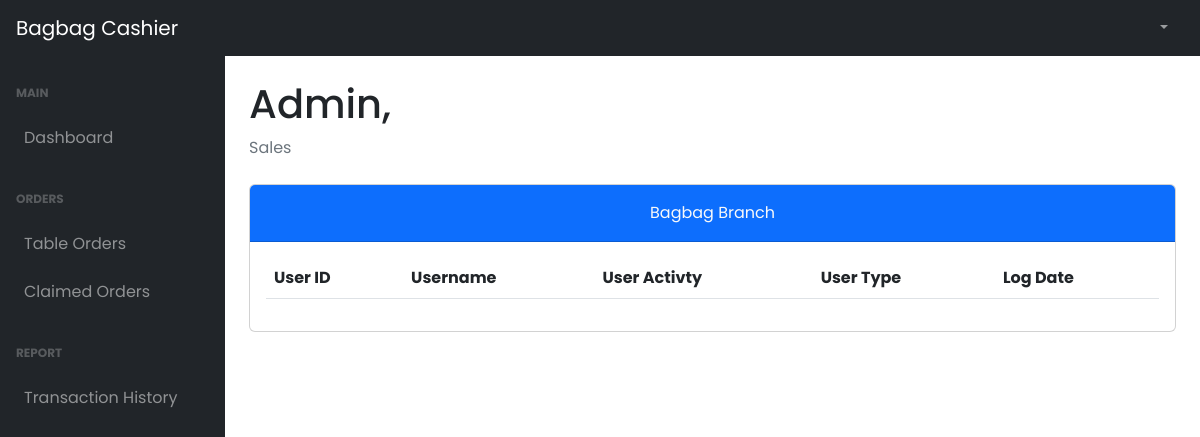
Page /cashier1/transHistory.php (signed in) on the earlier database version.
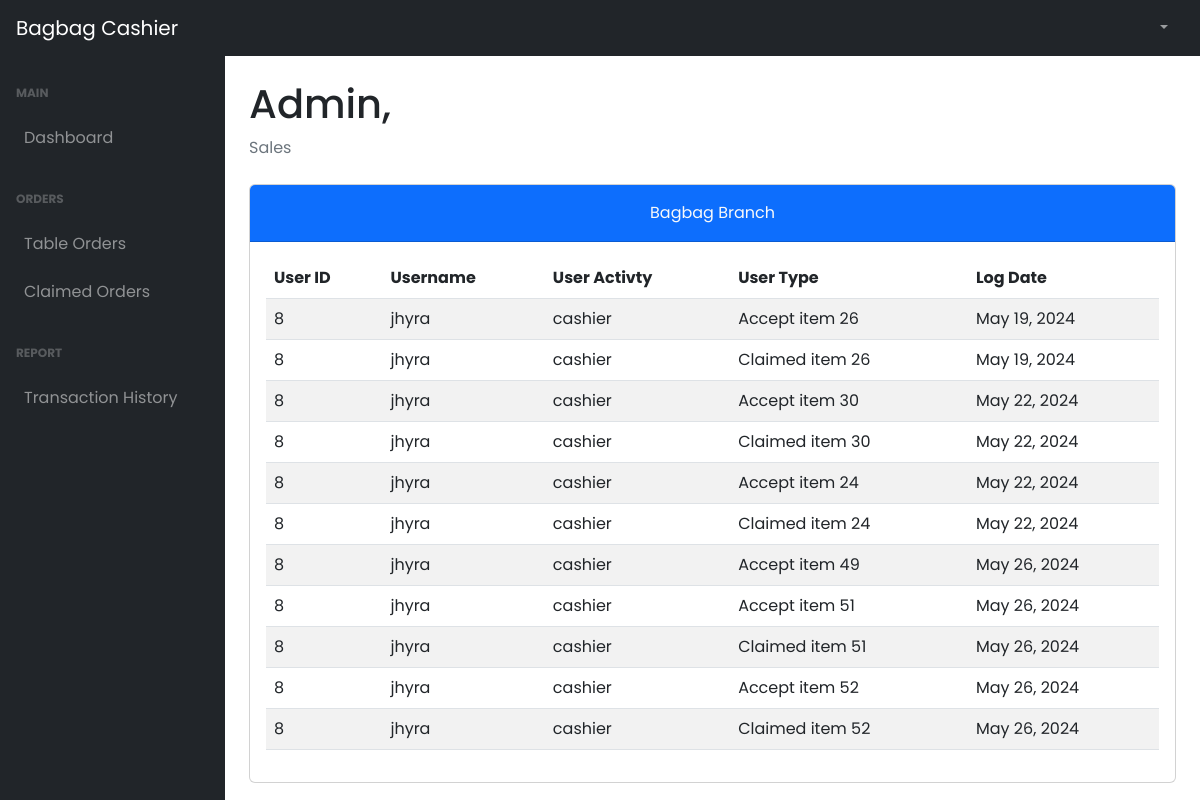
Same page on the later database version.
### tables this page shows
CREATE TABLE `tbl_transactions` (
  `user_id` int(11) NOT NULL,
  `user_name` varchar(50) NOT NULL,
  `user_type` varchar(50) NOT NULL,
  `user_activity` varchar(100) NOT NULL,
  `activity_date` date NOT NULL,
  `branch_id` int(11) NOT NULL
);

CREATE TABLE `tbl_role` (
  `role_id` int(11) NOT NULL,
  `role_name` varchar(50) NOT NULL
);

### cashier1/transHistory.php (the view, shortened to what this page needs)
<!DOCTYPE html>
<html lang="en">
  <head>
    <link href="../plugins/dataTables.bootstrap5.min.css" rel="stylesheet" />
    <link href="../plugins/responsive.bootstrap5.min.css" rel="stylesheet" />
    <link href="../styles/bootstrap5-min.css" rel="stylesheet" />
    <link href="../styles/card-general.css" rel="stylesheet" />
  </head>
  <body class="sb-nav-fixed">
    <?php require_once("./navbar.php"); ?>
    <div id="layoutSidenav">
      <?php require_once("./sidebar.php"); ?>
      <div id="layoutSidenav_content">
        <main>
          <div class="container-fluid px-4">
            <h1 class="mt-4" id="full_name">Admin,</h1>
            <ol class="breadcrumb mb-4">
              <li class="breadcrumb-item active">Sales</li>
            </ol>
              <div class="card mb-5">
                    <div class="card-header bg-primary pt-3">
                        <div class="text-center">
                            <p class="card-title text-light">Bagbag Branch
                        </div>
                    </div>
                    <div class="card-body">
                      <table id="userAuditLogs" class="table table-striped nowrap" style="width:100%">
                        <thead>
                          <tr>
                            <th>User ID</th>
                            <th>Username</th>
                            <th>User Activty</th>
                            <th>User Type</th>
                            <th>Log Date</th>
                          </tr>
                        </thead>
                        <tbody>
                          <?php
                            $query = "SELECT ts.*, tr.role_name FROM tbl_transactions ts
                            INNER JOIN tbl_role tr ON tr.role_id = ts.user_type
                            WHERE branch_id = 1";
                            $stmt = $conn->prepare($query);
                            $stmt->execute();
                            $result = $stmt->get_result();
                              while ($data = $result->fetch_assoc()) {
                                $dateObject = new DateTime($data["activity_date"]);
                          ?>
                          <tr>
                            <td><?php echo $data['user_id'];?></td>
                            <td><?php echo $data['user_name'];?></td>
                            <td><?php echo $data['role_name'];?></td>
                            <td><?php echo $data['user_activity'];?></td>
                            <td><?php echo $dateObject->format('F j, Y'); ?></td>
                          </tr>
                          <?php
                            }
                          ?>
                        </tbody>
                      </table>
                    </div>
                  </div>
            </div>
      </main>
    </div>
  </div>
    <link rel="stylesheet" href="../styles/dataTables.min.css">
  </body>
</html>

Differences in the rows shown:
added tbl_transactions: user "8", user_name "jhyra", tbl_role.role_name "cashier", user_activity "Accept item 26", activity_date "May 19, 2024"
added tbl_transactions: user "8", user_name "jhyra", tbl_role.role_name "cashier", user_activity "Claimed item 26", activity_date "May 19, 2024"
added tbl_transactions: user "8", user_name "jhyra", tbl_role.role_name "cashier", user_activity "Accept item 30", activity_date "May 22, 2024"
added tbl_transactions: user "8", user_name "jhyra", tbl_role.role_name "cashier", user_activity "Claimed item 30", activity_date "May 22, 2024"
added tbl_transactions: user "8", user_name "jhyra", tbl_role.role_name "cashier", user_activity "Accept item 24", activity_date "May 22, 2024"
added tbl_transactions: user "8", user_name "jhyra", tbl_role.role_name "cashier", user_activity "Claimed item 24", activity_date "May 22, 2024"
added tbl_transactions: user "8", user_name "jhyra", tbl_role.role_name "cashier", user_activity "Accept item 49", activity_date "May 26, 2024"
added tbl_transactions: user "8", user_name "jhyra", tbl_role.role_name "cashier", user_activity "Accept item 51", activity_date "May 26, 2024"
added tbl_transactions: user "8", user_name "jhyra", tbl_role.role_name "cashier", user_activity "Claimed item 51", activity_date "May 26, 2024"
added tbl_transactions: user "8", user_name "jhyra", tbl_role.role_name "cashier", user_activity "Accept item 52", activity_date "May 26, 2024"
added tbl_transactions: user "8", user_name "jhyra", tbl_role.role_name "cashier", user_activity "Claimed item 52", activity_date "May 26, 2024"
